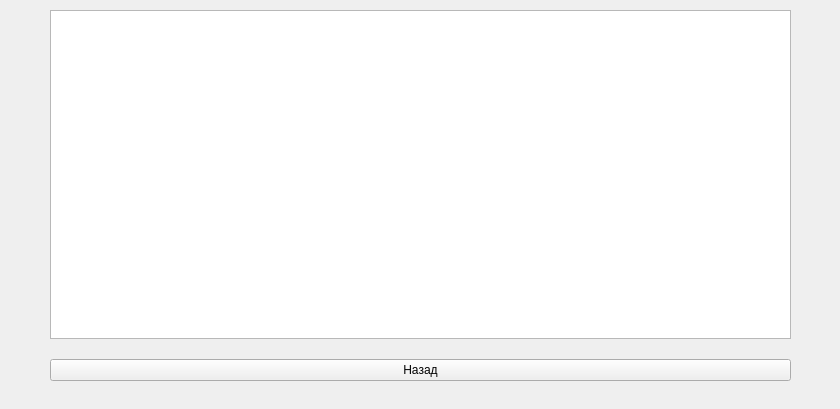
<?xml version="1.0" encoding="UTF-8"?>
<ui version="4.0">
 <class>Form</class>
 <widget class="QWidget" name="Form">
  <property name="geometry">
   <rect>
    <x>0</x>
    <y>0</y>
    <width>840</width>
    <height>409</height>
   </rect>
  </property>
  <property name="minimumSize">
   <size>
    <width>840</width>
    <height>409</height>
   </size>
  </property>
  <property name="maximumSize">
   <size>
    <width>2520</width>
    <height>1227</height>
   </size>
  </property>
  <property name="windowTitle">
   <string>Агаш Пазл - Список заданий на производство</string>
  </property>
  <widget class="QWidget" name="verticalLayoutWidget">
   <property name="geometry">
    <rect>
     <x>0</x>
     <y>0</y>
     <width>841</width>
     <height>411</height>
    </rect>
   </property>
   <layout class="QVBoxLayout" name="verticalLayout" stretch="0,0">
    <property name="spacing">
     <number>20</number>
    </property>
    <property name="sizeConstraint">
     <enum>QLayout::SetDefaultConstraint</enum>
    </property>
    <property name="leftMargin">
     <number>50</number>
    </property>
    <property name="topMargin">
     <number>10</number>
    </property>
    <property name="rightMargin">
     <number>50</number>
    </property>
    <property name="bottomMargin">
     <number>30</number>
    </property>
    <item>
     <widget class="QListWidget" name="productionsListWidget"/>
    </item>
    <item>
     <widget class="QPushButton" name="backButton">
      <property name="text">
       <string>Назад</string>
      </property>
     </widget>
    </item>
   </layout>
  </widget>
 </widget>
 <resources/>
 <connections/>
</ui>
